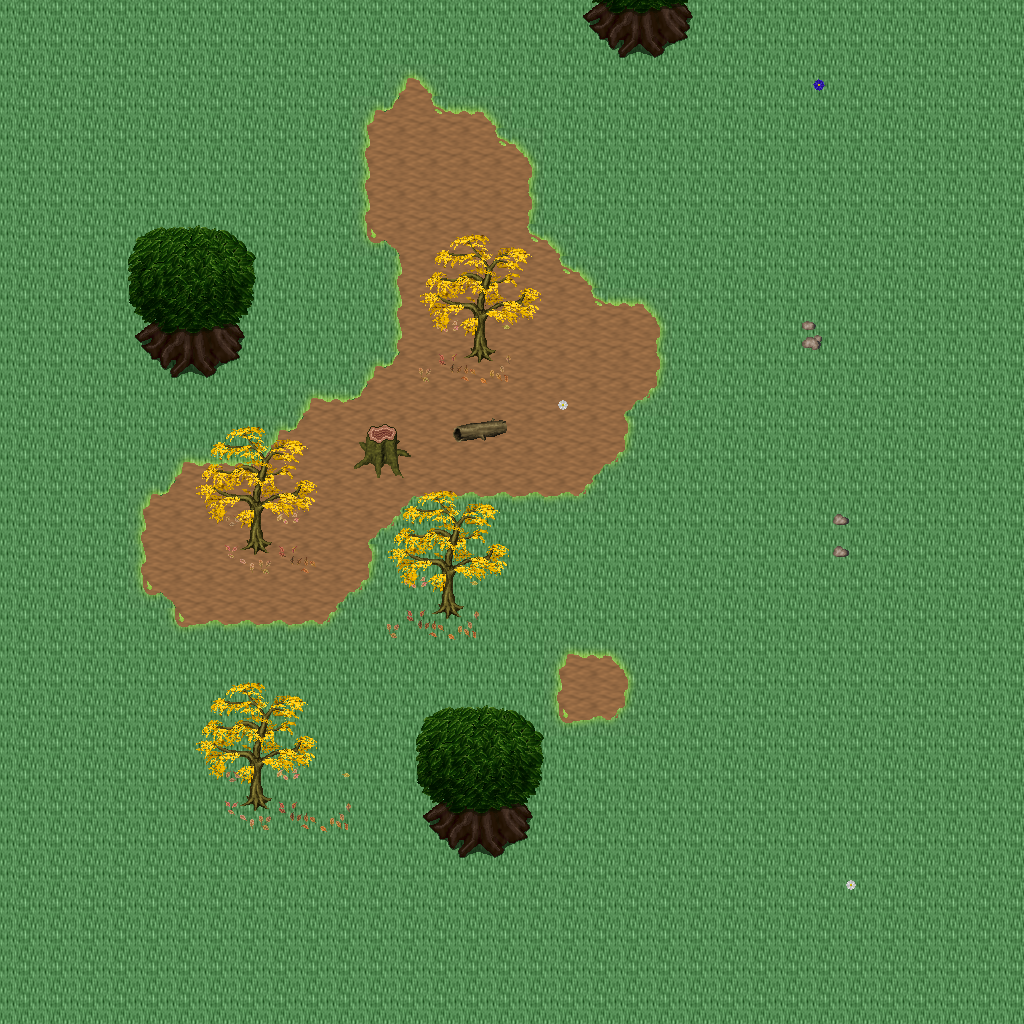

The image is a tile-based game level rendered from a .tmx file. Its description and source (layers, tilesets, objects; grid data summarised) follow:
An orthogonal 32x32 tile map with 32x32 px tiles, 5 tile layers (Ground, Objects, Objects2, Above, ...), 1 hidden layer not drawn, 20 tilesets.

<map version="1.10" tiledversion="1.11.0" orientation="orthogonal" renderorder="right-down" width="32" height="32" tilewidth="32" tileheight="32" infinite="0" nextlayerid="11" nextobjectid="1">
 <tileset firstgid="1" name="logic_collision" tilewidth="32" tileheight="32" tilecount="1" columns="1">
  <image source="../drawable/logic_collision.png" width="32" height="32" />
 </tileset>
 <tileset firstgid="2" name="ground_ground" tilewidth="32" tileheight="32" tilecount="33" columns="3">
  <image source="../drawable/ground_ground.png" width="96" height="352" />
 </tileset>
 <tileset firstgid="35" name="ground_rock_pebbles" tilewidth="32" tileheight="32" tilecount="3" columns="1">
  <image source="../drawable/ground_rock_pebbles.png" width="32" height="96" />
 </tileset>
 <tileset firstgid="38" name="ground_grass_corners" tilewidth="32" tileheight="32" tilecount="24" columns="6">
  <image source="../drawable/ground_grass_corners.png" width="192" height="128" />
 </tileset>
 <tileset firstgid="62" name="ground_grass_edges" tilewidth="32" tileheight="32" tilecount="36" columns="12">
  <image source="../drawable/ground_grass_edges.png" width="384" height="96" />
 </tileset>
 <tileset firstgid="98" name="ground_grass_2" tilewidth="32" tileheight="32" tilecount="21" columns="3">
  <image source="../drawable/ground_grass_2.png" width="96" height="224" />
 </tileset>
 <tileset firstgid="119" name="plant_leaves" tilewidth="32" tileheight="32" tilecount="8" columns="4">
  <image source="../drawable/plant_leaves.png" width="128" height="64" />
 </tileset>
 <tileset firstgid="127" name="plant_tree_tree_darkgreen" tilewidth="32" tileheight="32" tilecount="88" columns="8">
  <image source="../drawable/plant_tree_tree_darkgreen.png" width="256" height="352" />
 </tileset>
 <tileset firstgid="215" name="plant_tree_fall_trees" tilewidth="32" tileheight="32" tilecount="40" columns="8">
  <image source="../drawable/plant_tree_fall_trees.png" width="256" height="160" />
 </tileset>
 <tileset firstgid="255" name="plant_tree_pine_tree" tilewidth="32" tileheight="32" tilecount="20" columns="4">
  <image source="../drawable/plant_tree_pine_tree.png" width="128" height="160" />
 </tileset>
 <tileset firstgid="275" name="plant_stump_hollow_logs" tilewidth="32" tileheight="32" tilecount="6" columns="3">
  <image source="../drawable/plant_stump_hollow_logs.png" width="96" height="64" />
 </tileset>
 <tileset firstgid="281" name="plant_stump_small_stump" tilewidth="32" tileheight="32" tilecount="4" columns="2">
  <image source="../drawable/plant_stump_small_stump.png" width="64" height="64" />
 </tileset>
 <tileset firstgid="285" name="plant_stump_stump_purple" tilewidth="32" tileheight="32" tilecount="4" columns="2">
  <image source="../drawable/plant_stump_stump_purple.png" width="64" height="64" />
 </tileset>
 <tileset firstgid="289" name="plant_flower_daisy_blue" tilewidth="32" tileheight="32" tilecount="8" columns="2">
  <image source="../drawable/plant_flower_daisy_blue.png" width="64" height="128" />
 </tileset>
 <tileset firstgid="297" name="plant_flower_daisy_red" tilewidth="32" tileheight="32" tilecount="8" columns="2">
  <image source="../drawable/plant_flower_daisy_red.png" width="64" height="128" />
 </tileset>
 <tileset firstgid="305" name="plant_flower_daisy_white" tilewidth="32" tileheight="32" tilecount="8" columns="2">
  <image source="../drawable/plant_flower_daisy_white.png" width="64" height="128" />
 </tileset>
 <tileset firstgid="313" name="plant_flower_daisy_yellow" tilewidth="32" tileheight="32" tilecount="8" columns="2">
  <image source="../drawable/plant_flower_daisy_yellow.png" width="64" height="128" />
 </tileset>
 <tileset firstgid="321" name="logic_creature_animal" tilewidth="32" tileheight="32" tilecount="32" columns="8">
  <image source="../drawable/logic_creature_animal.png" width="256" height="128" />
 </tileset>
 <tileset firstgid="353" name="logic_creature_reptile" tilewidth="32" tileheight="32" tilecount="7" columns="7">
  <image source="../drawable/logic_creature_reptile.png" width="224" height="32" />
 </tileset>
 <tileset firstgid="360" name="logic_creature_fowl" tilewidth="32" tileheight="32" tilecount="6" columns="6">
  <image source="../drawable/logic_creature_fowl.png" width="192" height="32" />
 </tileset>
 <layer id="1" name="Ground" width="32" height="32">
  <data>[1024 cells, 1024 non-empty, 2 distinct tile ids]</data>
 </layer>
 <layer id="2" name="Objects" width="32" height="32">
  <data>[1024 cells, 119 non-empty, 31 distinct tile ids]</data>
 </layer>
 <layer id="3" name="Objects2" width="32" height="32">
  <data>[1024 cells, 26 non-empty, 8 distinct tile ids]</data>
 </layer>
 <layer id="4" name="Above" width="32" height="32">
  <data>[1024 cells, 90 non-empty, 30 distinct tile ids]</data>
 </layer>
 <layer id="5" name="Above2" width="32" height="32">
  <data>[1024 cells, 0 non-empty, 0 distinct tile ids]</data>
 </layer>
 <layer id="6" name="Walkable" width="32" height="32" visible="0">
  <data>[1024 cells, 30 non-empty, 1 distinct tile ids]</data>
 </layer>
 <objectgroup id="7" name="Mapevents" />
 <objectgroup id="8" name="Spawn" />
 <objectgroup id="9" name="Keys" />
 <objectgroup id="10" name="Replace" />
</map>
